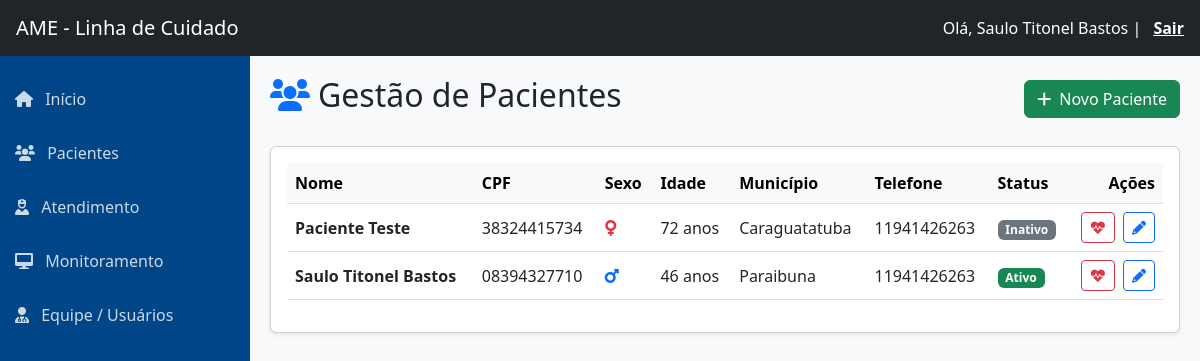
/pacientes/ (signed in), run on an earlier commit of the app's database.
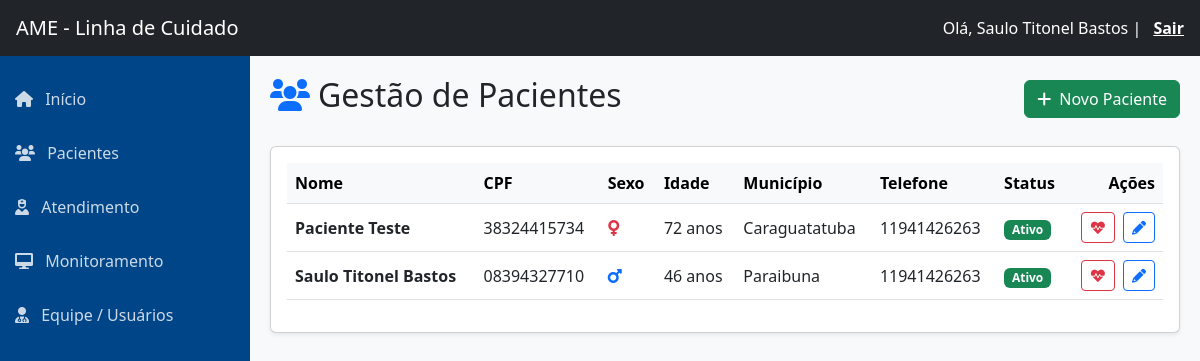
And on a later commit of the database.
### core/models.py (models this page shows, shortened)
class Paciente(models.Model):
    SEXO_CHOICES = [('M', 'Masculino'), ('F', 'Feminino')]
    ETNIA_CHOICES = [
        ('Branca', 'Branca'), ('Parda', 'Parda'),
        ('Negra', 'Negra'), ('Indígena', 'Indígena')
    ]
    nome = models.CharField(max_length=100)
    cpf = models.CharField(max_length=14, unique=True)
    sexo = models.CharField(max_length=1, choices=SEXO_CHOICES)
    etnia = models.CharField(max_length=20, choices=ETNIA_CHOICES)
    data_nascimento = models.DateField()
    data_insercao = models.DateField(default=date.today)
    data_alta = models.DateField(null=True, blank=True)
    municipio = models.CharField(max_length=100, default='Caraguatatuba')
    telefone = models.CharField(max_length=20, blank=True)
    ativo = models.BooleanField(default=True)
    siresp = models.CharField(max_length=20, null=True, blank=True, verbose_name="Número CROSS / SIRESP")
    altura_ultima = models.DecimalField(max_digits=4, decimal_places=2, null=True, blank=True)
    @property
    def idade(self):
        if not self.data_nascimento: return 0
        hoje = date.today()
        return hoje.year - self.data_nascimento.year - (
                    (hoje.month, hoje.day) < (self.data_nascimento.month, self.data_nascimento.day))

### core/views.py (the view)
# urls.py: path('pacientes/', views.gestao_pacientes, name='gestao_pacientes'),
@login_required
def gestao_pacientes(request):
    pacientes = Paciente.objects.all().order_by('nome')
    return render(request, 'pacientes.html', {'pacientes': pacientes})

### core/templates/pacientes.html (shortened to what this page needs)
{% extends 'base.html' %}
{% load static %}
{% block content %}
<div class="d-flex justify-content-between align-items-center mb-4">
    <h2><i class="fas fa-users text-primary me-2"></i>Gestão de Pacientes</h2>
    <button class="btn btn-success" onclick="abrirModalNovo()">
        <i class="fas fa-plus me-2"></i>Novo Paciente
    </button>
</div>
<div class="card shadow-sm">
    <div class="card-body">
        <div class="table-responsive">
            <table class="table table-hover align-middle">
                <thead class="table-light">
                    <tr>
                        <th>Nome</th>
                        <th>CPF</th>
                        <th>Sexo</th>
                        <th>Idade</th>
                        <th>Município</th>
                        <th>Telefone</th>
                        <th>Status</th>
                        <th class="text-end">Ações</th>
                    </tr>
                </thead>
                <tbody>
                    {% for p in pacientes %}
                    <tr>
                        <td class="fw-bold">{{ p.nome }}</td>
                        <td>{{ p.cpf }}</td>
                        <td>
                            {% if p.sexo == 'M' %}
                                <i class="fas fa-mars text-primary" title="Masculino"></i>
                            {% elif p.sexo == 'F' %}
                                <i class="fas fa-venus text-danger" title="Feminino"></i>
                            {% else %}
                                -
                            {% endif %}
                        </td>
                        <td>{{ p.idade }} anos</td>
                        <td>{{ p.municipio }}</td>
                        <td>{{ p.telefone }}</td>
                        <td>
                            {% if p.ativo %}
                                <span class="badge bg-success">Ativo</span>
                            {% else %}
                                <span class="badge bg-secondary">Inativo</span>
                            {% endif %}
                        </td>
                        <td class="text-end">
                            <a href="{% url 'atendimento_hub' %}?id={{ p.id }}" class="btn btn-sm btn-outline-danger me-1" title="Registrar PA">
                                <i class="fas fa-heartbeat"></i>
                            </a>
                            <button class="btn btn-sm btn-outline-primary" onclick="editarPaciente({{ p.id }})" title="Editar Cadastro">
                                <i class="fas fa-pencil-alt"></i>
                            </button>
                        </td>
                    </tr>
                    {% empty %}
                    <tr>
                        <td colspan="8" class="text-center text-muted py-4">Nenhum paciente cadastrado.</td>
                    </tr>
                    {% endfor %}
                </tbody>
            </table>
        </div>
    </div>
</div>
{% endblock %}

What changed in the data, as far as the page shows it:
changed Paciente "Paciente Teste": ativo "Inativo" → "Ativo"
